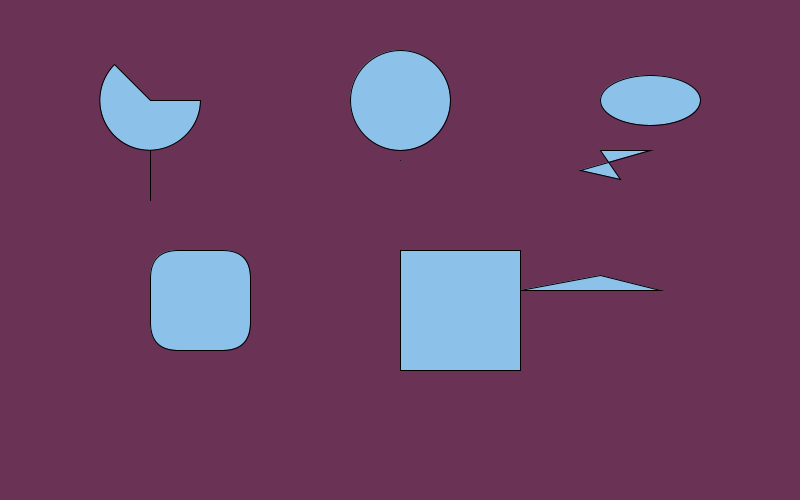
Frame 1 (no input)
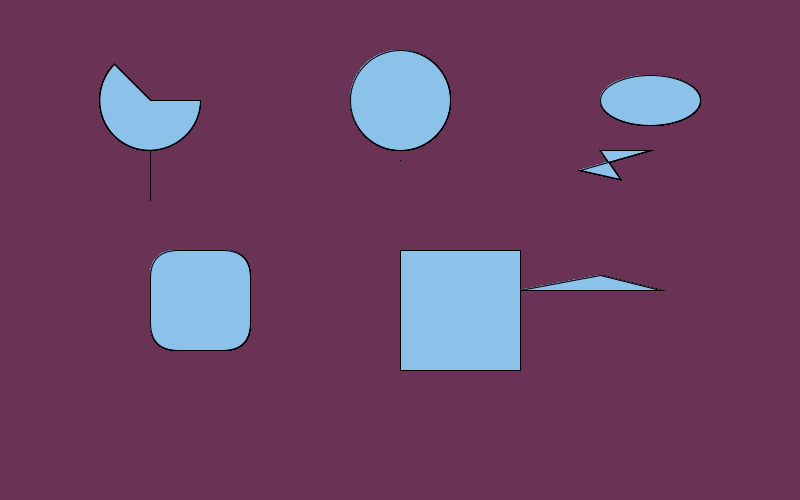
Frame 60 (the mouse pressed at the canvas centre just before this capture)
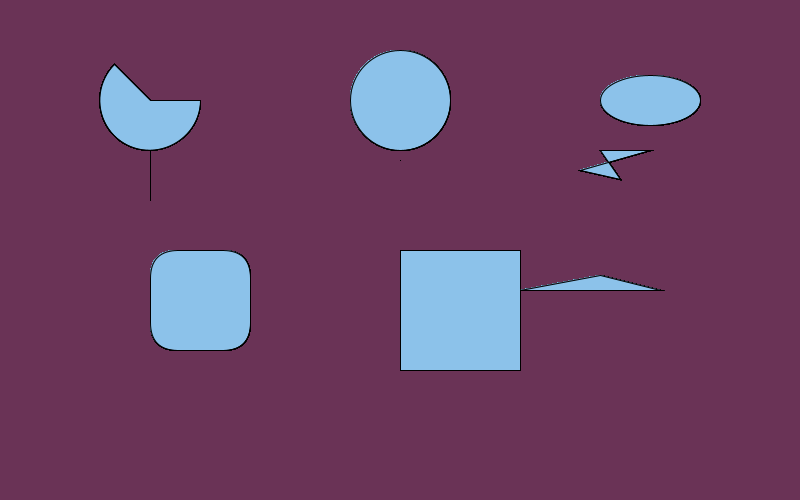
Frame 120 (the mouse held since frame 60 and released just before this capture)

The Processing sketch that drew these frames (run headless with seeded random() and noise(); from frame 60 on, the mouse is pressed at the canvas centre):

// Processing sketch: Using_different_shapes
// ── Using_different_shapes.pde
void setup() {
  size(800, 500);
  background(106, 51, 86);
}

void draw() {
  fill(140, 194, 234);
  
  // Move the arc lower and centered horizontally
  arc(150, 100, 100, 100, 0, PI+QUARTER_PI, PIE);
  
  // Center the circle horizontally and move it down a bit
  circle(400, 100, 100);
  
  // Center the ellipse horizontally and move it down
  ellipse(650, 100, 100, 50);
  
  // Adjust line position
  line(150, 150, 150, 200);
  
  // Move point closer to the line
  point(400, 160);
  
  // Adjust quad position
  quad(600, 150, 650, 150, 580, 170, 620, 179);
  
  // Rectangular shape - move it lower
  rect(150, 250, 100, 100, 28);
  
  // Move square lower and center it
  square(400, 250, 120);
  
  // Adjust triangle position
  triangle(600, 275, 520, 290, 660, 290);
}
